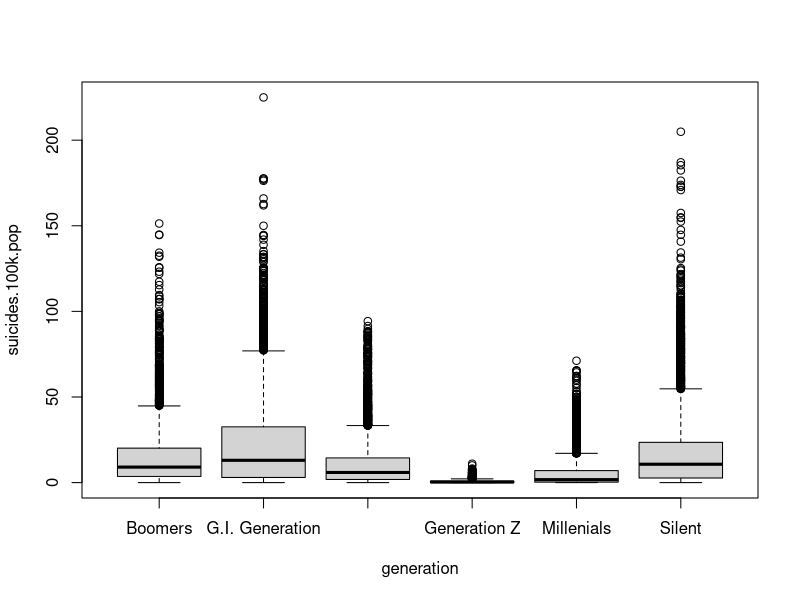

Write R code to recreate this figure.
## ---- chunk 1
library(ggplot2)
## ---- chunk 2
dat <- read.csv("data.csv")
suicide <- read.csv("suicide.csv")
## ---- chunk 3
boxplot(suicides.100k.pop ~ generation, data = suicide)
